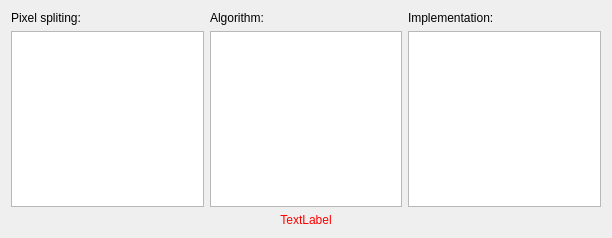
<?xml version="1.0" encoding="UTF-8"?>
<ui version="4.0">
 <class>Form</class>
 <widget class="QWidget" name="Form">
  <property name="geometry">
   <rect>
    <x>0</x>
    <y>0</y>
    <width>612</width>
    <height>238</height>
   </rect>
  </property>
  <property name="windowTitle">
   <string>Form</string>
  </property>
  <layout class="QGridLayout" name="gridLayout">
   <item row="0" column="1">
    <widget class="QLabel" name="label">
     <property name="text">
      <string>Algorithm:</string>
     </property>
    </widget>
   </item>
   <item row="1" column="1">
    <widget class="QListView" name="_algoView">
     <property name="alternatingRowColors">
      <bool>true</bool>
     </property>
    </widget>
   </item>
   <item row="1" column="2">
    <widget class="QListView" name="_implView">
     <property name="alternatingRowColors">
      <bool>true</bool>
     </property>
    </widget>
   </item>
   <item row="0" column="2">
    <widget class="QLabel" name="label_2">
     <property name="text">
      <string>Implementation:</string>
     </property>
    </widget>
   </item>
   <item row="0" column="0">
    <widget class="QLabel" name="label_3">
     <property name="text">
      <string>Pixel spliting:</string>
     </property>
    </widget>
   </item>
   <item row="1" column="0">
    <widget class="QListView" name="_splitView">
     <property name="alternatingRowColors">
      <bool>true</bool>
     </property>
    </widget>
   </item>
   <item row="2" column="0" colspan="3">
    <widget class="QLabel" name="_error">
     <property name="styleSheet">
      <string notr="true">.QLabel { color: red; }</string>
     </property>
     <property name="text">
      <string>TextLabel</string>
     </property>
     <property name="alignment">
      <set>Qt::AlignCenter</set>
     </property>
    </widget>
   </item>
  </layout>
 </widget>
 <resources/>
 <connections/>
</ui>
